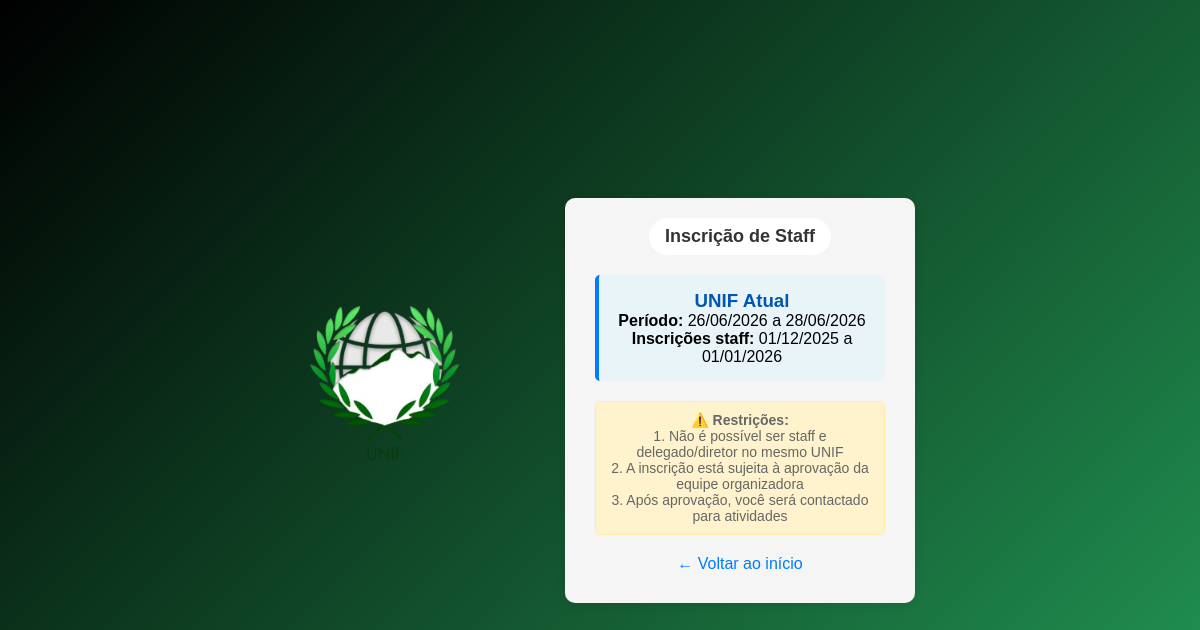
The page /pages/inscricaoStaff.php (signed in) on the database its author committed.
### tables this page shows
CREATE TABLE `unif` (
  `id_unif` int(11) NOT NULL,
  `data_inicio_unif` date DEFAULT NULL,
  `data_fim_unif` date DEFAULT NULL,
  `data_inicio_inscricao_delegado` date DEFAULT NULL,
  `data_fim_inscricao_delegado` date DEFAULT NULL,
  `data_inicio_inscricao_comite` date DEFAULT NULL,
  `data_fim_inscricao_comite` date DEFAULT NULL,
  `data_inicio_inscricao_staff` date DEFAULT NULL,
  `data_fim_inscricao_staff` date DEFAULT NULL,
  `nome` varchar(50) NOT NULL
);

### pages/inscricaoStaff.php (the view, shortened to what this page needs)
<?php
require_once 'php/conexao.php';
$sql_unif = "SELECT id_unif, data_inicio_unif, data_fim_unif,
                    data_inicio_inscricao_staff, data_fim_inscricao_staff
             FROM unif
             ORDER BY data_inicio_unif DESC
             LIMIT 1";
$result_unif = $conn->query($sql_unif);
if ($result_unif->num_rows == 0) {
    $erro = "Não há UNIF cadastrado no momento.";
} else {
    $unif = $result_unif->fetch_assoc();
    $data_inicio_inscricao = $unif['data_inicio_inscricao_staff'];
    $data_fim_inscricao = $unif['data_fim_inscricao_staff'];
}
?>
<!DOCTYPE html>
<html lang="pt-br">
<head>
    <link rel="stylesheet" href="styles/global.css">
    <link rel="stylesheet" href="styles/inscricaoStaff.css">
</head>
<body>
    <div class="container">
        <div class="logo">
            <img src="images/unif.png" alt="Logo UNIF">
        </div>
        <div class="formulario">
            <h2>Inscrição de Staff</h2>
            <?php if (isset($unif)): ?>
            <div class="info-unif">
                <h3>UNIF Atual</h3>
                <p><strong>Período:</strong> <?php echo date('d/m/Y', strtotime($unif['data_inicio_unif'])); ?>
                   a <?php echo date('d/m/Y', strtotime($unif['data_fim_unif'])); ?></p>
                <p><strong>Inscrições staff:</strong> <?php echo date('d/m/Y', strtotime($data_inicio_inscricao)); ?>
                   a <?php echo date('d/m/Y', strtotime($data_fim_inscricao)); ?></p>
            </div>
            <?php endif; ?>
            <div class="restricoes">
                <strong>⚠️ Restrições:</strong><br>
                1. Não é possível ser staff e delegado/diretor no mesmo UNIF<br>
                2. A inscrição está sujeita à aprovação da equipe organizadora<br>
                3. Após aprovação, você será contactado para atividades
            </div>
            <div class="links">
                <a href="inicio.php">← Voltar ao início</a>
            </div>
        </div>
    </div>
</body>
</html>

### pages/styles/global.css (style rules this page uses)
body { background: linear-gradient(-45deg, #000, #0f5132, #2ecc71, #000); background-size: 400% 400%; animation: gradientMove 12s ease infinite; }
* { margin: 0; padding: 0; box-sizing: border-box; font-family: 'Arial', sans-serif; }

### pages/inscricaoStaff.php (style rules this page uses)
.info-unif { background-color: #e8f4f8; border-left: 4px solid #007bff; padding: 15px; margin-bottom: 20px; border-radius: 5px; }
.info-unif h3 { margin-top: 0; color: #0056b3; }
.restricoes { font-size: 14px; color: #666; margin-bottom: 20px; padding: 10px; background-color: #fff3cd; border: 1px solid #ffeaa7; border-radius: 5px; }

### rows shown on the page
unif: data_inicio_unif "26/06/2026", data_fim_unif "28/06/2026", data_inicio_inscricao_staff "01/12/2025", data_fim_inscricao_staff "01/01/2026"
